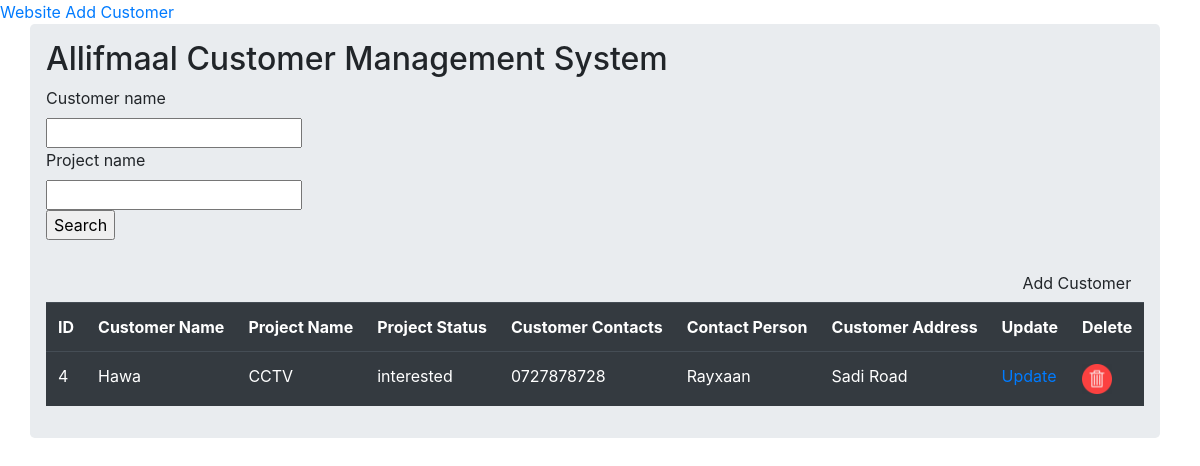
The page /customers/ (signed in) on the database its author committed.
### allifmaalerpsystem/models.py (models this page shows, shortened)
class AllifmaalCustomersTable(models.Model):
    customer_name = models.CharField(max_length=255, blank=True, null=True)
    project_name = models.CharField(max_length=255, blank=True, null=True)
    project_status = models.CharField(max_length=255, blank=True, null=True)
    customer_contacts = models.CharField(max_length=255, blank=True, null=True)
    contact_person = models.CharField(max_length=255, blank=True, null=True)
    customer_address = models.CharField(max_length=255, blank=True, null=True)

### allifmaalerpsystem/views.py (the view)
# urls.py: path('customers/',include('allifmaalerpsystem.urls')),
@login_required
def customers(request):
    title="Allifmaal Customers"
    query_table_content = AllifmaalCustomersTable.objects.all()#assign all the objects in the table to the variable
    context = {
	"title": title,
    "query_table_content": query_table_content
	}
    form = CustomerSearchForm(request.POST or None)#this is for the search
    if request.method == 'POST':
    	query_table_content = AllifmaalCustomersTable.objects.filter(customer_name__icontains=form['customer_name'].value(),
									project_name__icontains=form['project_name'].value())
    context = {#without context, you will not see the form in the page
	    "form": form,
	    "query_table_content": query_table_content,
                }
    return render(request,'customers.html',context)

### allifmaalerpsystem/forms.py
class CustomerSearchForm(forms.ModelForm):
    class Meta:
        model = AllifmaalCustomersTable
        fields = ['customer_name','project_name']#you can not change the name of this variable

### allifmaalerpsystem/templates/customers.html (shortened to what this page needs)
{% load crispy_forms_tags %}
{% load static %}
<!DOCTYPE html>
<html lang="en">
<head>
    <link rel="stylesheet" href="https://maxcdn.bootstrapcdn.com/bootstrap/4.5.2/css/bootstrap.min.css">
    <link href="/static/css/bootstrap.min.css" rel="stylesheet"/>
</head>
<body>
    <a href="/">Website</a>
    <a href="add_customers">Add Customer</a>
<div class="container">
    <div class="row">
            <div class="jumbotron p-3">
                <h2>Allifmaal Customer Management System</h2>
                <form method='POST' action=''>{% csrf_token %}
                    {{form|crispy}}
                        <input type="submit" value='Search'/>
                </form>
                <br>
                    <button type="button" class="btn btn_success float-right" data-toggle="modal" data-target="#mymodal">Add Customer</button></h2>
                <table class="table table-hover table-dark">
                    <tr>
                        <th>ID</th>
                        <th>Customer Name</th>
                        <th>Project Name</th>
                        <th>Project Status</th>
                        <th>Customer Contacts</th>
                        <th>Contact Person</th>
                        <th>Customer Address</th>
                        <th>Update</th>
                        <th>Delete</th>
                    </tr>
                    {% for records in query_table_content %}
            <tr>
                <td>{{records.id}}</td>
                <td>{{records.customer_name}}</td>
                <td>{{records.project_name}}</td>
                <td>{{records.project_status}}</td>
                <td>{{records.customer_contacts}}</td>
                <td>{{records.contact_person}}</td>
                <td>{{records.customer_address}}</td>
                <td> <a href="{% url 'update_customers' records.id %}">Update</a></td>
                <td> <a href="{% url 'delete_customer' records.id %}"><img src="{% static 'images/delete.png'%}" width="30"></a></td>
                </tr>
            {% endfor %}
                </table>
        </div></div>
</body>
</html>

### rows shown on the page
AllifmaalCustomersTable: id "4", customer_name "Hawa", project_name "CCTV", project_status "interested", customer_contacts "0727878728", contact_person "Rayxaan", customer_address "Sadi Road"
